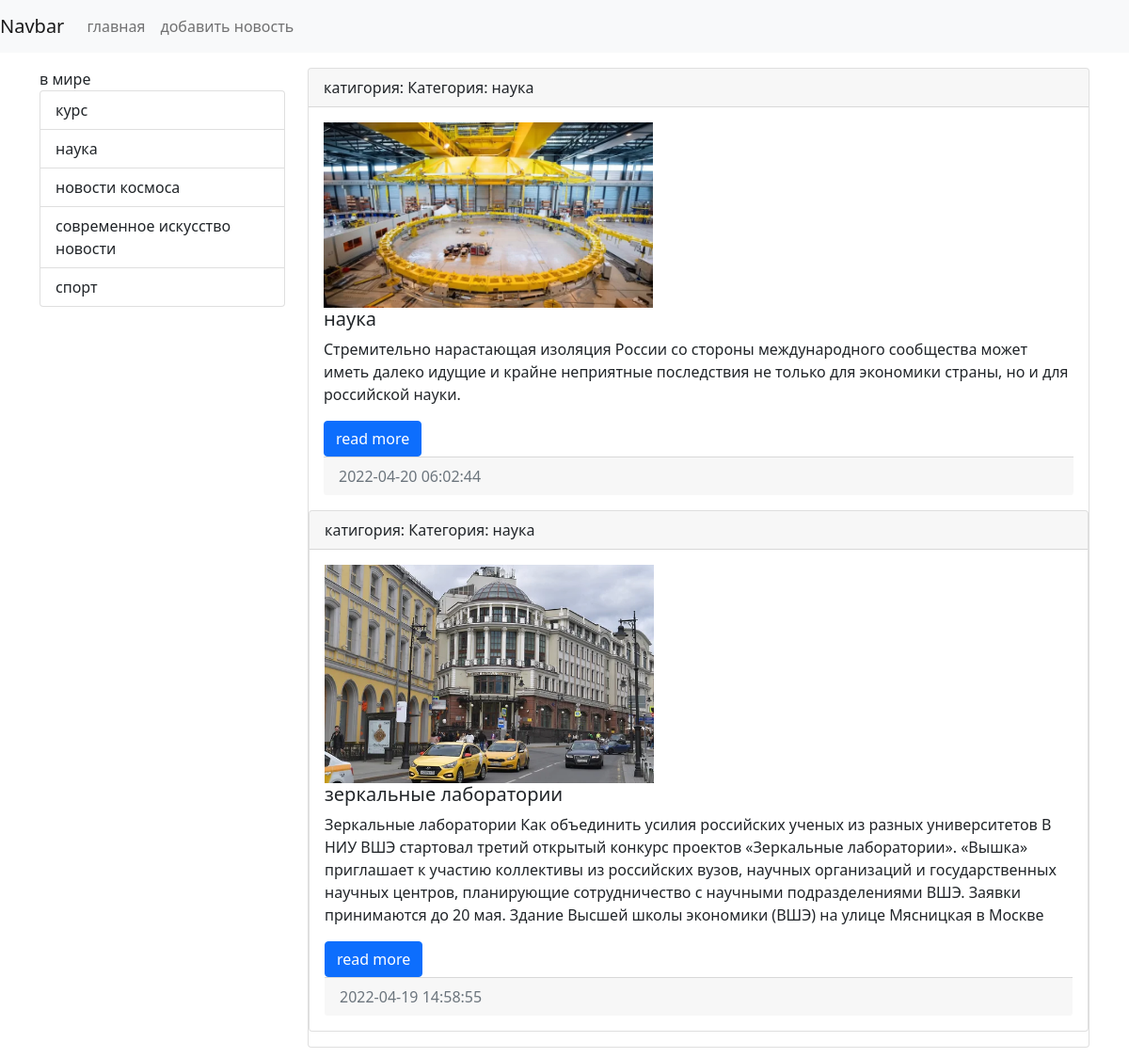
Page /category/1 on the committed database.
### news/models.py (models this page shows, shortened)
class Category(models.Model):
    title = models.CharField(max_length=150, db_index=True, verbose_name='Наименование категории')
    def __str__(self) -> str:
        return f'Категория: {self.title}'
    class Meta:
        verbose_name = 'Категория'
        verbose_name_plural = 'Катагерии'
        ordering = ['title']

class News(models.Model):
    title = models.CharField(max_length=150, verbose_name='Наимование')
    content = models.TextField(blank=True,verbose_name='Контент')
    created_at = models.DateTimeField(auto_now_add=True, verbose_name='Дата публикация')
    update_at = models.DateTimeField(auto_now=True, verbose_name='обновлено')
    photo = models.ImageField(upload_to='photos/%Y/%m/%d/',verbose_name='фото',blank=True)
    is_published = models.BooleanField(default=True,verbose_name='опубликовано')
    category = models.ForeignKey(Category, on_delete=models.PROTECT, null=True,verbose_name='катигория')
    class Meta:
        verbose_name = 'Новость'
        verbose_name_plural = 'Новости'
        ordering = ['-created_at']

### news/views.py (the view)
# urls.py: path('category/<int:category_id>', get_category, name = 'category'),
def get_category(request,category_id):
    news = News.objects.filter(category_id=category_id)
    categories = Category.objects.all()
    category = Category.objects.get(pk=category_id)
    return render(request,'news/category.html', {'news': news, 'categories' : categories, 'category': category})

### news/templates/news/category.html (shortened to what this page needs)
<!doctype html>
<html lang="en">
  <head>
    <link rel="stylesheet" href="https://cdn.jsdelivr.net/npm/bootstrap@5.1.3/dist/css/bootstrap.min.css"
>
</head>
<body>
<nav class="navbar navbar-expand-lg navbar-light bg-light">
    <a class="navbar-brand" href="{% url 'home' %}">Navbar</a>
    <div class="collapse navbar-collapse" id="navbarSupportedContent">
        <ul class="navbar-nav mr-auto ">
            <li class="nav-link" href="{% url 'home' %}">главная</a> </li>
            <li class="nav-link" href="{% url 'home' %}">добавить новость</a> </li>
        </ul>
    </div>
</nav>
<div class="container mt-3">
       <div class="row">
        <div class="col-md-3">
            <div class="list-group"
                {% for item  in categories %}
                <a href="{% url 'category' item.pk %}" class="list-group-item list-group-item-action">{{ item.title }}</a>
                {% endfor %}
            </div>
        </div>
        <div class="col-md-9">
            {% for item in news %}
            <div class="card mb-3">
                <div class="card-header">
                    катигория: {{ item.category }}
                </div>
                <div class="card-body">
                    <div class="media">
                        {% if item.photo %}
                            <img src="{{ item.photo.url }}" alt="" width="350" class="mr-3">
                        {% else %}
                            <img src="https://picsum.photos/id/1060/350/235/?blur=2"alt="" class="mr-3">
                        {% endif %}
                        <div class="media-body">
                            <h5 class="card-title">{{ item.title }}</h5>
                            <p class="card-text">{{ item.content }}</p>
                            <a href="#" class="btn btn-primary">read more</a>
                        </div>
                    </div>
                <div class="card-footer text-muted">
                    {{ item.created_at|date:"Y-m-d H:i:s" }}
                </div>
            </div>
            {% endfor %}
        </div>
    </div>
</div>
</body>
</html>

### rows in the picture
Category: title "в мире"
Category: title "курс"
Category: title "наука"
Category: title "новости космоса"
Category: title "современное искусство новости"
Category: title "спорт"
News: category "Категория: наука", photo (picture), title "наука", content "Стремительно нарастающая изоляция России со стороны международного сообщества может иметь далеко идущие и крайне неприятные последствия не только для экономики страны, но и для российской науки.", created_at "2022-04-20 06:02:44"
News: category "Категория: наука", photo (picture), title "зеркальные лаборатории", content "Зеркальные лаборатории Как объединить усилия российских ученых из разных университетов В НИУ ВШЭ стартовал третий открытый конкурс проектов «Зеркальные лаборатории». «Вышка» приглашает к участию коллективы из российских вузов, научных организаций и государственных научных центров, планирующие сотрудничество с научными подразделениями ВШЭ. Заявки принимаются до 20 мая. Здание Высшей школы экономики (ВШЭ) на улице Мясницкая в Москве", created_at "2022-04-19 14:58:55"
